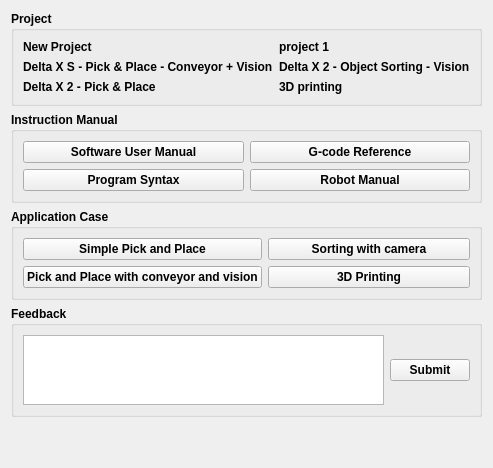
            <widget class="QWidget" name="pHome">
             <property name="maximumSize">
              <size>
               <width>16777215</width>
               <height>16777215</height>
              </size>
             </property>
             <property name="styleSheet">
              <string notr="true"/>
             </property>
             <layout class="QVBoxLayout" name="verticalLayout_3">
              <item>
               <widget class="QGroupBox" name="groupBox_4">
                <property name="font">
                 <font>
                  <bold>true</bold>
                 </font>
                </property>
                <property name="title">
                 <string>Project</string>
                </property>
                <layout class="QGridLayout" name="gridLayout_3">
                 <item row="0" column="1">
                  <widget class="QLabel" name="label_2">
                   <property name="text">
                    <string>project 1</string>
                   </property>
                  </widget>
                 </item>
                 <item row="1" column="0">
                  <widget class="QLabel" name="label_3">
                   <property name="text">
                    <string>Delta X S - Pick &amp; Place - Conveyor + Vision</string>
                   </property>
                  </widget>
                 </item>
                 <item row="0" column="0">
                  <widget class="QLabel" name="label">
                   <property name="text">
                    <string>New Project</string>
                   </property>
                  </widget>
                 </item>
                 <item row="2" column="0">
                  <widget class="QLabel" name="label_4">
                   <property name="text">
                    <string>Delta X 2 - Pick &amp; Place</string>
                   </property>
                  </widget>
                 </item>
                 <item row="1" column="1">
                  <widget class="QLabel" name="label_5">
                   <property name="text">
                    <string>Delta X 2 - Object Sorting - Vision</string>
                   </property>
                  </widget>
                 </item>
                 <item row="2" column="1">
                  <widget class="QLabel" name="label_6">
                   <property name="text">
                    <string>3D printing</string>
                   </property>
                  </widget>
                 </item>
                </layout>
               </widget>
              </item>
              <item>
               <widget class="QGroupBox" name="groupBox">
                <property name="font">
                 <font>
                  <bold>true</bold>
                 </font>
                </property>
                <property name="title">
                 <string>Instruction Manual</string>
                </property>
                <layout class="QGridLayout" name="gridLayout">
                 <item row="0" column="0">
                  <widget class="QPushButton" name="pushButton">
                   <property name="minimumSize">
                    <size>
                     <width>0</width>
                     <height>0</height>
                    </size>
                   </property>
                   <property name="text">
                    <string>Software User Manual</string>
                   </property>
                  </widget>
                 </item>
                 <item row="0" column="1">
                  <widget class="QPushButton" name="pushButton_2">
                   <property name="minimumSize">
                    <size>
                     <width>0</width>
                     <height>0</height>
                    </size>
                   </property>
                   <property name="text">
                    <string>G-code Reference</string>
                   </property>
                  </widget>
                 </item>
                 <item row="1" column="0">
                  <widget class="QPushButton" name="pushButton_3">
                   <property name="minimumSize">
                    <size>
                     <width>0</width>
                     <height>0</height>
                    </size>
                   </property>
                   <property name="text">
                    <string>Program Syntax</string>
                   </property>
                  </widget>
                 </item>
                 <item row="1" column="1">
                  <widget class="QPushButton" name="pushButton_4">
                   <property name="minimumSize">
                    <size>
                     <width>0</width>
                     <height>0</height>
                    </size>
                   </property>
                   <property name="text">
                    <string>Robot Manual</string>
                   </property>
                  </widget>
                 </item>
                </layout>
               </widget>
              </item>
              <item>
               <widget class="QGroupBox" name="groupBox_2">
                <property name="font">
                 <font>
                  <bold>true</bold>
                 </font>
                </property>
                <property name="title">
                 <string>Application Case</string>
                </property>
                <layout class="QGridLayout" name="gridLayout_2">
                 <item row="0" column="0">
                  <widget class="QPushButton" name="pushButton_6">
                   <property name="minimumSize">
                    <size>
                     <width>0</width>
                     <height>0</height>
                    </size>
                   </property>
                   <property name="text">
                    <string>Simple Pick and Place</string>
                   </property>
                  </widget>
                 </item>
                 <item row="1" column="0">
                  <widget class="QPushButton" name="pushButton_8">
                   <property name="minimumSize">
                    <size>
                     <width>0</width>
                     <height>0</height>
                    </size>
                   </property>
                   <property name="text">
                    <string>Pick and Place with conveyor and vision</string>
                   </property>
                  </widget>
                 </item>
                 <item row="0" column="1">
                  <widget class="QPushButton" name="pushButton_7">
                   <property name="minimumSize">
                    <size>
                     <width>0</width>
                     <height>0</height>
                    </size>
                   </property>
                   <property name="text">
                    <string>Sorting with camera</string>
                   </property>
                  </widget>
                 </item>
                 <item row="1" column="1">
                  <widget class="QPushButton" name="pushButton_9">
                   <property name="minimumSize">
                    <size>
                     <width>0</width>
                     <height>0</height>
                    </size>
                   </property>
                   <property name="text">
                    <string>3D Printing</string>
                   </property>
                  </widget>
                 </item>
                </layout>
               </widget>
              </item>
              <item>
               <widget class="QGroupBox" name="groupBox_3">
                <property name="font">
                 <font>
                  <bold>true</bold>
                 </font>
                </property>
                <property name="title">
                 <string>Feedback</string>
                </property>
                <layout class="QHBoxLayout" name="horizontalLayout_3">
                 <item>
                  <widget class="QPlainTextEdit" name="plainTextEdit">
                   <property name="maximumSize">
                    <size>
                     <width>16777215</width>
                     <height>70</height>
                    </size>
                   </property>
                  </widget>
                 </item>
                 <item>
                  <widget class="QPushButton" name="pushButton_5">
                   <property name="text">
                    <string>Submit</string>
                   </property>
                  </widget>
                 </item>
                </layout>
               </widget>
              </item>
              <item>
               <spacer name="verticalSpacer_2">
                <property name="orientation">
                 <enum>Qt::Orientation::Vertical</enum>
                </property>
                <property name="sizeHint" stdset="0">
                 <size>
                  <width>20</width>
                  <height>40</height>
                 </size>
                </property>
               </spacer>
              </item>
             </layout>
            </widget>
